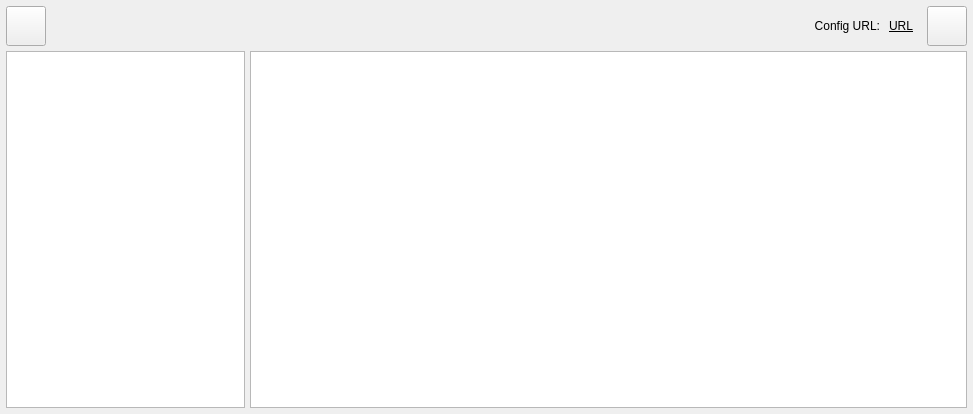
<?xml version="1.0" encoding="UTF-8"?>
<ui version="4.0">
 <class>MainWindow</class>
 <widget class="QMainWindow" name="MainWindow">
  <property name="geometry">
   <rect>
    <x>0</x>
    <y>0</y>
    <width>973</width>
    <height>414</height>
   </rect>
  </property>
  <property name="minimumSize">
   <size>
    <width>550</width>
    <height>250</height>
   </size>
  </property>
  <property name="windowTitle">
   <string>MainWindow</string>
  </property>
  <property name="windowIcon">
   <iconset resource="icons.qrc">
    <normaloff>:/Icons/launcher.png</normaloff>:/Icons/launcher.png</iconset>
  </property>
  <widget class="QWidget" name="centralWidget">
   <layout class="QVBoxLayout" name="verticalLayout" stretch="0,0">
    <property name="spacing">
     <number>5</number>
    </property>
    <property name="leftMargin">
     <number>6</number>
    </property>
    <property name="topMargin">
     <number>6</number>
    </property>
    <property name="rightMargin">
     <number>6</number>
    </property>
    <property name="bottomMargin">
     <number>6</number>
    </property>
    <item>
     <widget class="QFrame" name="frame_3">
      <property name="minimumSize">
       <size>
        <width>0</width>
        <height>40</height>
       </size>
      </property>
      <property name="maximumSize">
       <size>
        <width>16777215</width>
        <height>40</height>
       </size>
      </property>
      <property name="frameShape">
       <enum>QFrame::NoFrame</enum>
      </property>
      <property name="frameShadow">
       <enum>QFrame::Raised</enum>
      </property>
      <layout class="QHBoxLayout" name="horizontalLayout" stretch="0,0,0,0">
       <property name="leftMargin">
        <number>0</number>
       </property>
       <property name="topMargin">
        <number>0</number>
       </property>
       <property name="rightMargin">
        <number>0</number>
       </property>
       <property name="bottomMargin">
        <number>0</number>
       </property>
       <item>
        <widget class="QPushButton" name="refreshButton">
         <property name="minimumSize">
          <size>
           <width>40</width>
           <height>40</height>
          </size>
         </property>
         <property name="maximumSize">
          <size>
           <width>40</width>
           <height>40</height>
          </size>
         </property>
         <property name="focusPolicy">
          <enum>Qt::NoFocus</enum>
         </property>
         <property name="toolTip">
          <string>Refresh</string>
         </property>
         <property name="text">
          <string/>
         </property>
         <property name="icon">
          <iconset resource="icons.qrc">
           <normaloff>:/Icons/refresh.png</normaloff>:/Icons/refresh.png</iconset>
         </property>
         <property name="iconSize">
          <size>
           <width>32</width>
           <height>32</height>
          </size>
         </property>
        </widget>
       </item>
       <item>
        <widget class="QLabel" name="label">
         <property name="sizePolicy">
          <sizepolicy hsizetype="Expanding" vsizetype="Expanding">
           <horstretch>0</horstretch>
           <verstretch>0</verstretch>
          </sizepolicy>
         </property>
         <property name="text">
          <string>Config URL:</string>
         </property>
         <property name="alignment">
          <set>Qt::AlignRight|Qt::AlignTrailing|Qt::AlignVCenter</set>
         </property>
        </widget>
       </item>
       <item>
        <widget class="QLabel" name="labelRemoteURL">
         <property name="styleSheet">
          <string notr="true">QLabel {padding-right: 5px; text-decoration: underline;}</string>
         </property>
         <property name="text">
          <string>URL</string>
         </property>
         <property name="alignment">
          <set>Qt::AlignRight|Qt::AlignTrailing|Qt::AlignVCenter</set>
         </property>
        </widget>
       </item>
       <item>
        <widget class="QPushButton" name="setUrlButton">
         <property name="minimumSize">
          <size>
           <width>40</width>
           <height>40</height>
          </size>
         </property>
         <property name="maximumSize">
          <size>
           <width>40</width>
           <height>40</height>
          </size>
         </property>
         <property name="focusPolicy">
          <enum>Qt::NoFocus</enum>
         </property>
         <property name="toolTip">
          <string>Set config URL</string>
         </property>
         <property name="text">
          <string/>
         </property>
         <property name="icon">
          <iconset resource="icons.qrc">
           <normaloff>:/Icons/url.png</normaloff>:/Icons/url.png</iconset>
         </property>
         <property name="iconSize">
          <size>
           <width>32</width>
           <height>32</height>
          </size>
         </property>
        </widget>
       </item>
      </layout>
     </widget>
    </item>
    <item>
     <widget class="QFrame" name="frame_2">
      <property name="frameShape">
       <enum>QFrame::NoFrame</enum>
      </property>
      <property name="frameShadow">
       <enum>QFrame::Raised</enum>
      </property>
      <layout class="QHBoxLayout" name="horizontalLayout_5" stretch="2,6">
       <property name="spacing">
        <number>5</number>
       </property>
       <property name="leftMargin">
        <number>0</number>
       </property>
       <property name="topMargin">
        <number>0</number>
       </property>
       <property name="rightMargin">
        <number>0</number>
       </property>
       <property name="bottomMargin">
        <number>0</number>
       </property>
       <item>
        <widget class="QListWidget" name="listWidget">
         <property name="focusPolicy">
          <enum>Qt::NoFocus</enum>
         </property>
         <property name="editTriggers">
          <set>QAbstractItemView::NoEditTriggers</set>
         </property>
         <property name="selectionBehavior">
          <enum>QAbstractItemView::SelectRows</enum>
         </property>
         <property name="iconSize">
          <size>
           <width>32</width>
           <height>32</height>
          </size>
         </property>
         <property name="resizeMode">
          <enum>QListView::Fixed</enum>
         </property>
        </widget>
       </item>
       <item>
        <widget class="QStackedWidget" name="stackedWidget">
         <property name="currentIndex">
          <number>0</number>
         </property>
         <widget class="QWidget" name="page">
          <layout class="QHBoxLayout" name="horizontalLayout_2">
           <property name="leftMargin">
            <number>0</number>
           </property>
           <property name="topMargin">
            <number>0</number>
           </property>
           <property name="rightMargin">
            <number>0</number>
           </property>
           <property name="bottomMargin">
            <number>0</number>
           </property>
           <item>
            <widget class="QTextBrowser" name="textBrowser">
             <property name="focusPolicy">
              <enum>Qt::NoFocus</enum>
             </property>
             <property name="acceptRichText">
              <bool>false</bool>
             </property>
             <property name="openLinks">
              <bool>false</bool>
             </property>
            </widget>
           </item>
          </layout>
         </widget>
         <widget class="QWidget" name="page_2">
          <layout class="QHBoxLayout" name="horizontalLayout_3">
           <property name="leftMargin">
            <number>0</number>
           </property>
           <property name="topMargin">
            <number>0</number>
           </property>
           <property name="rightMargin">
            <number>0</number>
           </property>
           <property name="bottomMargin">
            <number>0</number>
           </property>
           <item>
            <widget class="QTableWidget" name="tableWidget">
             <property name="focusPolicy">
              <enum>Qt::NoFocus</enum>
             </property>
             <property name="styleSheet">
              <string notr="true">QComboBox {margin-top: 7px; margin-bottom: 7px; padding-left: 5px;}
QLabel {padding-left: 4px;padding-right: 4px;}</string>
             </property>
             <property name="editTriggers">
              <set>QAbstractItemView::NoEditTriggers</set>
             </property>
             <property name="tabKeyNavigation">
              <bool>false</bool>
             </property>
             <property name="selectionMode">
              <enum>QAbstractItemView::NoSelection</enum>
             </property>
             <property name="selectionBehavior">
              <enum>QAbstractItemView::SelectRows</enum>
             </property>
             <property name="cornerButtonEnabled">
              <bool>false</bool>
             </property>
             <attribute name="horizontalHeaderHighlightSections">
              <bool>false</bool>
             </attribute>
             <attribute name="verticalHeaderVisible">
              <bool>false</bool>
             </attribute>
             <attribute name="verticalHeaderHighlightSections">
              <bool>false</bool>
             </attribute>
             <attribute name="verticalHeaderMinimumSectionSize">
              <number>16</number>
             </attribute>
             <column>
              <property name="text">
               <string>Application</string>
              </property>
             </column>
             <column>
              <property name="text">
               <string>Installed Version</string>
              </property>
             </column>
             <column>
              <property name="text">
               <string>Avalible Version</string>
              </property>
             </column>
             <column>
              <property name="text">
               <string/>
              </property>
             </column>
            </widget>
           </item>
          </layout>
         </widget>
        </widget>
       </item>
      </layout>
     </widget>
    </item>
   </layout>
  </widget>
 </widget>
 <layoutdefault spacing="6" margin="11"/>
 <resources>
  <include location="icons.qrc"/>
 </resources>
 <connections/>
</ui>
